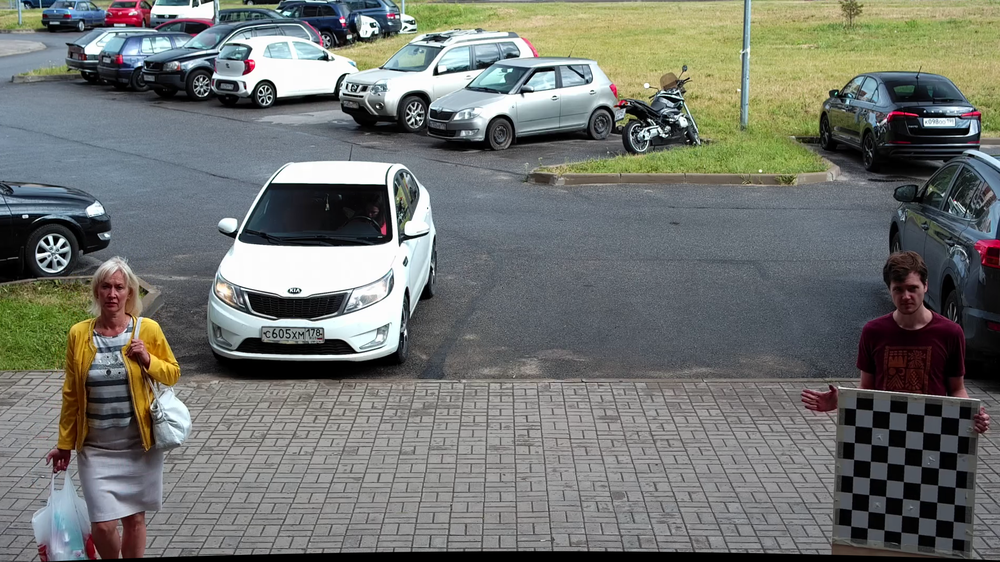
#> input picture data/output_data/imgRectified1.png, 1000 x 562 px, shrunk from 1920 x 1080 before the run
$ python stereo_match.py
#> lines starting #> are read from the running program, lines starting #| are printed output that depends on the picture; after the words box and inside, x2 and y2 are one past the last pixel; in counts of white or black regions, pixels touching at a corner belong together
from __future__ import print_function

import numpy as np
import cv2 as cv

ply_header = '''ply
format ascii 1.0
element vertex %(vert_num)d
property float x
property float y
property float z
property uchar red
property uchar green
property uchar blue
end_header
'''

def write_ply(fn, verts, colors):
    verts = verts.reshape(-1, 3)
    colors = colors.reshape(-1, 3)
    verts = np.hstack([verts, colors])
    with open(fn, 'wb') as f:
        f.write((ply_header % dict(vert_num=len(verts))).encode('utf-8'))
        np.savetxt(f, verts, fmt='%f %f %f %d %d %d ')


def main():
    print('loading images...')
    imgL = cv.imread('data/output_data/imgRectified1.png')  # downscale images for faster processing
#> imgL is the input picture: shape (562, 1000, 3); mean B, G, R 111.1, 115.7, 112.9
    imgR = cv.imread('data/output_data/imgRectified2.png')
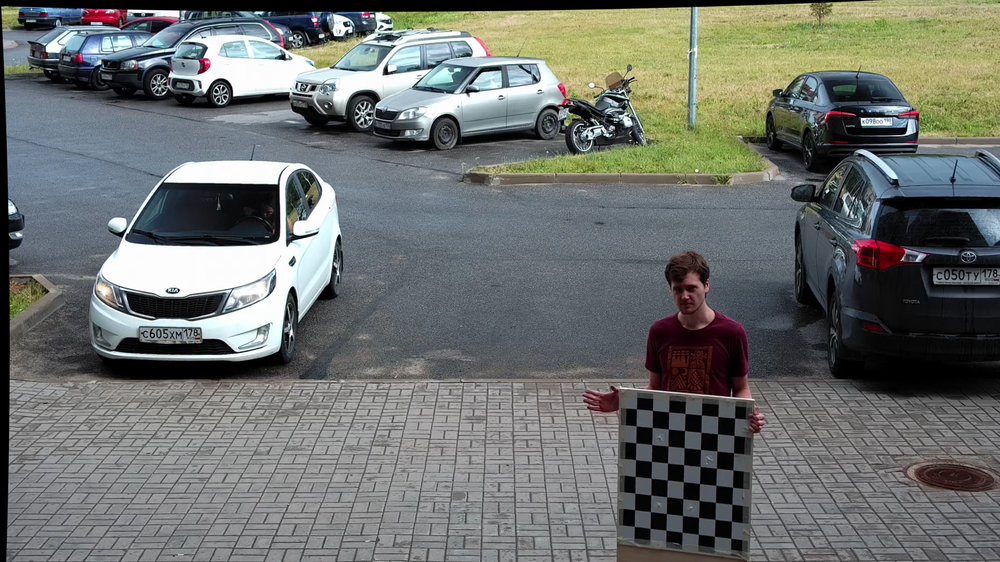
#> input picture data/output_data/imgRectified2.png, 1000 x 562 px, shrunk from 1920 x 1080 before the run
#> imgR is the input picture: shape (562, 1000, 3); mean B, G, R 109.8, 112.8, 109.4

    # disparity range is tuned for 'aloe' image pair
    window_size = 3
    min_disp = 0
    num_disp = 256
    stereo = cv.StereoSGBM_create(minDisparity = min_disp,
                                  numDisparities = num_disp,
                                  blockSize = 1,
                                  P1 = 40,
                                  P2 = 100,
                                  disp12MaxDiff = 1,
                                  preFilterCap = 20,
                                  uniquenessRatio = 10,
                                  speckleWindowSize = 100,
                                  speckleRange = 32
    )

    print('computing disparity...')
    disp = stereo.compute(imgL, imgR).astype(np.float32) / 16.0
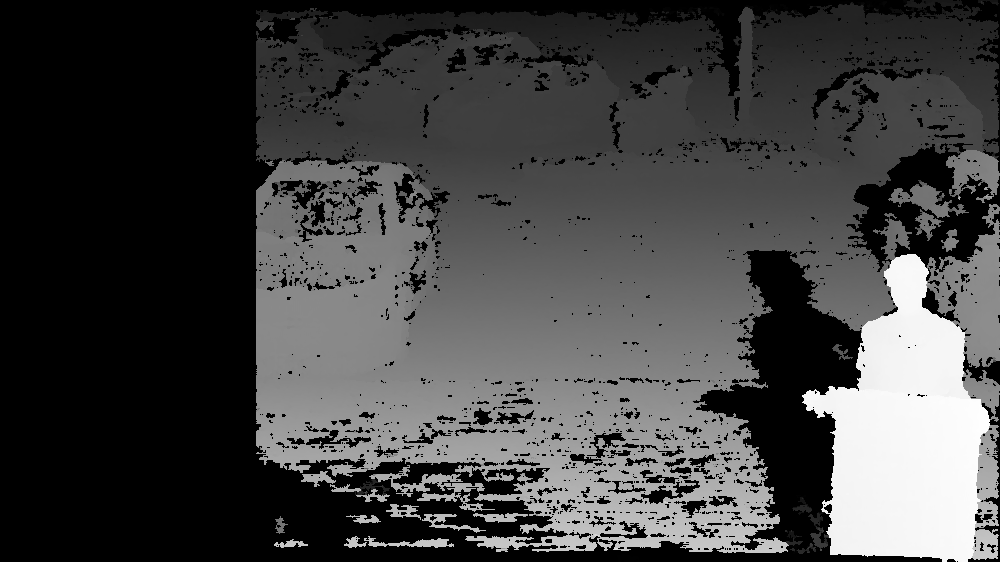
#> disp: shape (562, 1000) float32; min -1, max 226.6, mean 58.8; drawn with min black and max white

    print('generating 3d point cloud...',)
    Q = np.array([[1.00000000e+00, 0.00000000e+00, 0.00000000e+00, -9.13191177e+02],
                  [0.00000000e+00, 1.00000000e+00, 0.00000000e+00, -5.39702126e+02],
                  [0.00000000e+00, 0.00000000e+00, 0.00000000e+00, 2.98757056e+03],
                  [0.00000000e+00, 0.00000000e+00, 9.94100111e-01, -0.00000000e+00]])
    points = cv.reprojectImageTo3D(disp, Q)
#> points: shape (562, 1000, 3) float32; 0.14% of the values are NaN or infinite; the others: min -3005.3, max 5342.8, mean -298.4
    points[points == (np.inf)] = 0
#> points: shape (562, 1000, 3) float32; 0.06% of the values are NaN or infinite; the others: min -3005.3, max 5342.8, mean -298.1
    points[points == (-np.inf)] = 0
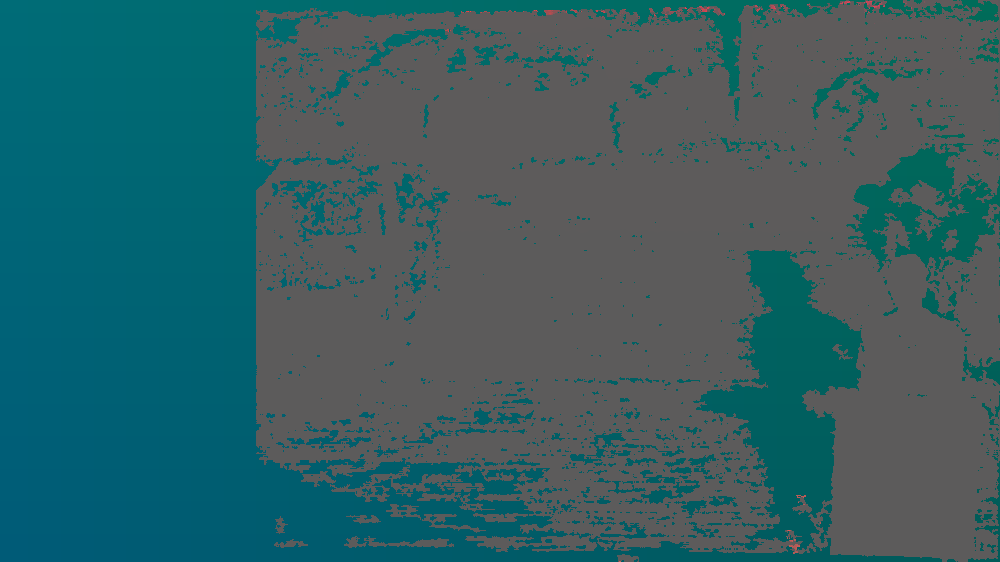
#> points: shape (562, 1000, 3) float32; mean of channels 0, 1, 2 247.2, 97.2, -1239.3; drawn with min black and max white
    colors = cv.cvtColor(imgL, cv.COLOR_BGR2RGB)
    mask = disp > disp.min()
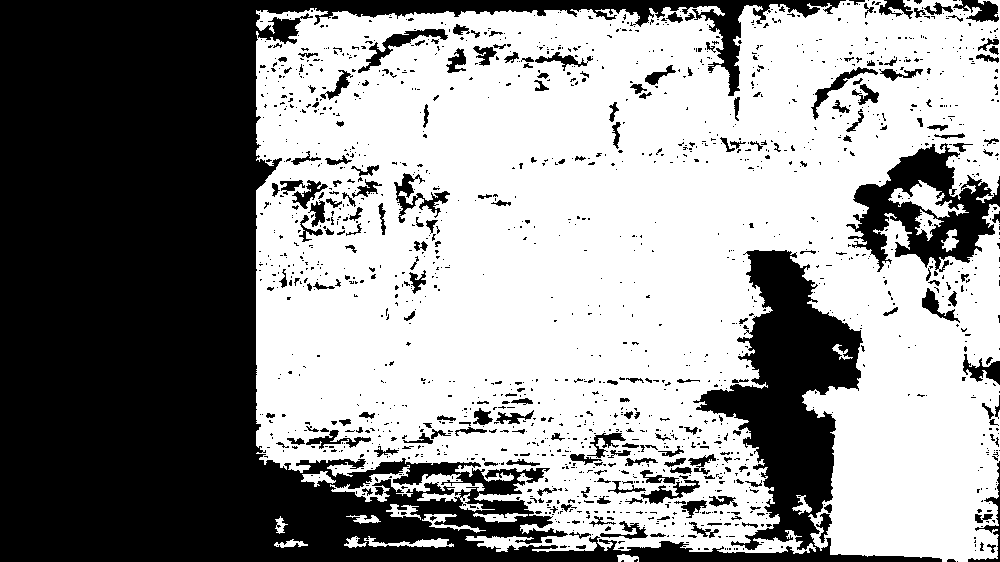
#> mask: shape (562, 1000) bool; 57.9% white; 1605 black regions (1388 under 20 px), largest, box (x1, y1, x2, y2) and area: (0, 0, 942, 562) 201571, (846, 143, 1000, 272) 8830, (358, 29, 448, 73) 848
    out_points = points[mask]
    out_colors = colors[mask]
    out_fn = 'data/point_cloud/out.ply'
    write_ply(out_fn, out_points, out_colors)
    print('%s saved' % out_fn)


    cv.imshow('left', imgL)
    cv.imshow('disparity', (disp-min_disp)/num_disp)
    cv.waitKey()

    print('Done')


if __name__ == '__main__':
    print(__doc__)
    main()
    cv.destroyAllWindows()
